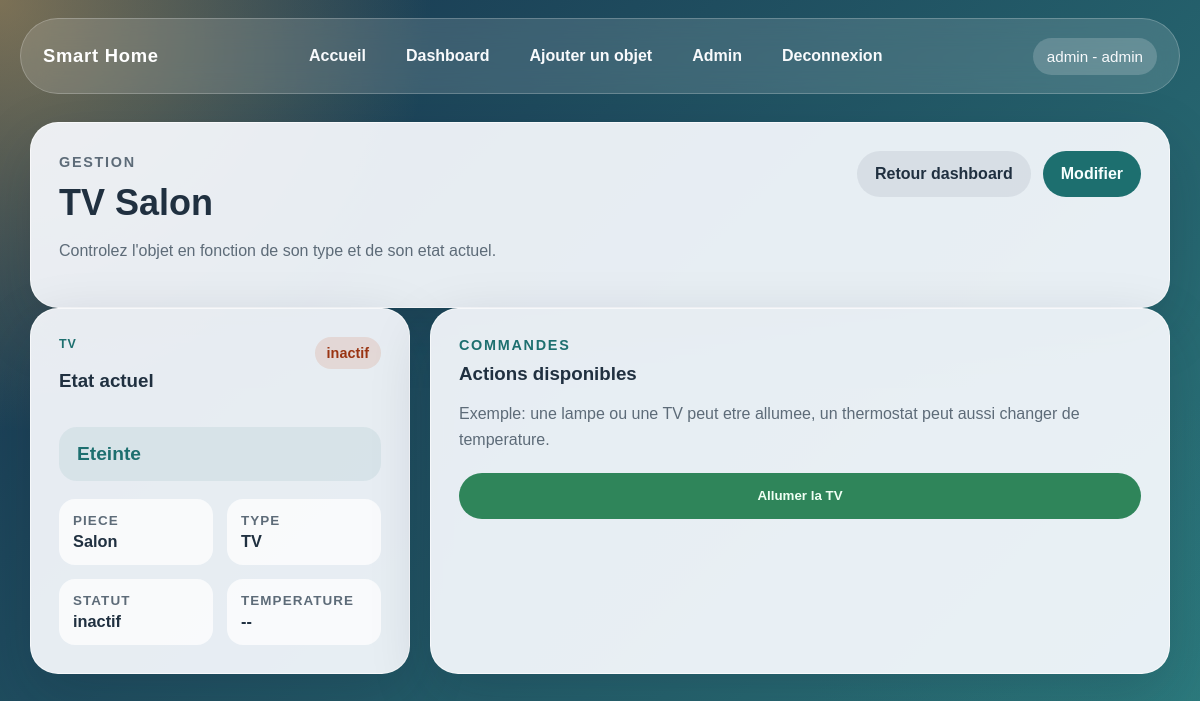
/device/5 (signed in), run on the app's committed database.
### tables this page shows
CREATE TABLE objects (
        id INTEGER PRIMARY KEY AUTOINCREMENT,
        name TEXT NOT NULL,
        type TEXT NOT NULL,
        status TEXT NOT NULL DEFAULT 'actif',
        temperature REAL,
        room TEXT NOT NULL
    );

### app.py (the view, shortened to what this page needs)
@app.route("/object/<int:object_id>", methods=["GET", "POST"])
@app.route("/device/<int:object_id>", methods=["GET", "POST"])
@login_required
def control_object(object_id):
    conn = get_db_connection()
    try:
        object_data = fetch_object_by_id(conn, object_id)
        if not object_data:
            flash("Objet introuvable.", "error")
            return redirect(url_for("dashboard"))
    finally:
        conn.close()
    return render_template(
        "control_object.html",
        object_data=object_data,
        state_label=get_object_state_label(object_data),
        actions=get_object_actions(object_data),
    )

### app.py (called while the page is built, shortened)
def get_db_connection():
    conn = sqlite3.connect(DATABASE)
    conn.row_factory = sqlite3.Row
    return conn

def normalize_text(value):
    normalized = unicodedata.normalize("NFKD", str(value or ""))
    without_accents = "".join(
        char for char in normalized if not unicodedata.combining(char)
    )
    return without_accents.lower().strip()

def normalize_status_value(value):
    token = normalize_text(value)
    if token in {"1", "true", "actif", "on", "active"}:
        return "actif"
    return "inactif"

def type_label(value):
    if not value:
        return "Objet"
    return TYPE_LABELS.get(value, value.replace("_", " ").title())

def serialize_object(row):
    temperature = row["temperature"]
    if temperature in ("", None):
        parsed_temperature = None
    else:
        try:
            parsed_temperature = float(temperature)
        except (TypeError, ValueError):
            parsed_temperature = None
    return {
        "id": row["id"],
        "name": row["name"],
        "type": row["type"],
        "status": normalize_status_value(row["status"]),
        "temperature": parsed_temperature,
        "room": row["room"],
    }

def fetch_object_by_id(conn, object_id):
    row = conn.execute(
        "SELECT * FROM objects WHERE id = ?",
        (object_id,),
    ).fetchone()
    if not row:
        return None
    return serialize_object(row)

def get_object_state_label(object_data):
    object_type = normalize_text(object_data["type"])
    is_active = object_data["status"] == "actif"
    if object_type == "lampe":
        return "Allumee" if is_active else "Eteinte"
    if object_type == "tv":
        return "Allumee" if is_active else "Eteinte"

def get_object_actions(object_data):
    object_type = normalize_text(object_data["type"])
    is_active = object_data["status"] == "actif"
    if object_type == "tv":
        return [
            {
                "value": "turn_off" if is_active else "turn_on",
                "label": "Eteindre la TV" if is_active else "Allumer la TV",
                "class": "btn-danger" if is_active else "btn-success",
            }
        ]

def login_required(view_func):
    @wraps(view_func)
    def wrapped_view(*args, **kwargs):
        if not session.get("user_id"):
            flash("Connectez-vous pour acceder a cette page.", "error")
            return redirect(url_for("login"))
        return view_func(*args, **kwargs)
    return wrapped_view

### templates/control_object.html (shortened to what this page needs)
{% extends "base.html" %}
{% block content %}
<section class="panel section-head">
    <div>
        <p class="eyebrow">Gestion</p>
        <h1>{{ object_data.name }}</h1>
        <p>Controlez l'objet en fonction de son type et de son etat actuel.</p>
    </div>
    <div class="button-row">
        <a href="{{ url_for('dashboard') }}" class="btn btn-ghost">Retour dashboard</a>
        <a href="{{ url_for('edit_object', object_id=object_data.id) }}" class="btn btn-secondary">Modifier</a>
    </div>
</section>
<section class="control-layout">
    <article class="panel control-summary">
        <div class="object-head">
            <div>
                <p class="meta">{{ object_data.type|type_label }}</p>
                <h3>Etat actuel</h3>
            </div>
            <span class="status-badge status-{{ object_data.status }}">{{ object_data.status }}</span>
        </div>
        <div class="state-display">{{ state_label }}</div>
        <dl class="object-details">
            <div>
                <dt>Piece</dt>
                <dd>{{ object_data.room }}</dd>
            </div>
            <div>
                <dt>Type</dt>
                <dd>{{ object_data.type|type_label }}</dd>
            </div>
            <div>
                <dt>Statut</dt>
                <dd>{{ object_data.status }}</dd>
            </div>
            <div>
                <dt>Temperature</dt>
                <dd>
                    {% if object_data.temperature is not none %}
                        {{ "%.1f"|format(object_data.temperature) }} C
                    {% else %}
                        --
                    {% endif %}
                </dd>
            </div>
        </dl>
    </article>
    <article class="panel control-panel">
        <p class="eyebrow">Commandes</p>
        <h3 class="table-title">Actions disponibles</h3>
        <p class="hint">
            Exemple: une lampe ou une TV peut etre allumee,
            un thermostat peut aussi changer de temperature.
        </p>
        <div class="action-grid">
            {% for action in actions %}
                <form method="POST" class="inline-form action-form">
                    <button type="submit" class="btn {{ action.class }}">{{ action.label }}</button>
                </form>
            {% endfor %}
        </div>
    </article>
</section>
{% endblock %}

### static/style.css (style rules this page uses)
:root { --bg-deep: #17324d; --bg-soft: #2d7d7f; --bg-warm: #f6bd60; --card: rgba(249, 251, 255, 0.92); --card-strong: #ffffff; --text: #203040; --muted: #5d6b78; --line: rgba(32, 48, 64, 0.12); --primary: #d97706; --primary-dark: #b45309; --secondary: #1d6f6f; --danger: #c2410c; --success: #2f855a; --shadow: 0 22px 60px rgba(15, 23, 42, 0.18); --radius-lg: 28px; --radius-md: 18px; --radius-sm: 12px; }
* { box-sizing: border-box; }
body { margin: 0; min-height: 100vh; font-family: "Trebuchet MS", "Gill Sans", sans-serif; color: var(--text); background: radial-gradient(circle at top left, rgba(246, 189, 96, 0.45), transparent 30%), radial-gradient(circle at bottom right, rgba(45, 125, 127, 0.35), transparent 28%), linear-gradient(135deg, var(--bg-deep), var(--bg-soft)); }
a { color: inherit; }
.panel { background: var(--card); border: 1px solid rgba(255, 255, 255, 0.65); border-radius: var(--radius-lg); box-shadow: var(--shadow); padding: 28px; }
.hero h1, .section-head h1, .auth-card h1, .form-panel h1 { margin: 0 0 14px; font-size: clamp(2rem, 3vw, 3.2rem); line-height: 1.05; }
.hero p, .section-head p, .auth-card p, .hint, .empty-state { color: var(--muted); line-height: 1.6; }
.eyebrow { margin: 0 0 10px; font-size: 0.9rem; font-weight: 700; text-transform: uppercase; letter-spacing: 0.12em; color: var(--secondary); }
.hero-actions, .button-row, .card-actions { display: flex; flex-wrap: wrap; gap: 12px; }
.btn { display: inline-flex; align-items: center; justify-content: center; min-height: 46px; padding: 0 18px; border: 0; border-radius: 999px; font-weight: 700; text-decoration: none; cursor: pointer; transition: transform 0.2s ease, box-shadow 0.2s ease, background 0.2s ease; }
.btn-secondary { background: var(--secondary); color: #f7fffe; }
.btn-ghost { background: rgba(32, 48, 64, 0.08); color: var(--text); }
.btn-success { background: var(--success); color: #f0fff4; }
.feature-card h3, .object-card h3, .table-title { margin: 0 0 8px; }
.section-head { display: flex; align-items: flex-start; justify-content: space-between; gap: 20px; }
.control-layout { display: grid; grid-template-columns: minmax(280px, 380px) 1fr; gap: 20px; align-items: start; }
.object-head { display: flex; align-items: flex-start; justify-content: space-between; gap: 12px; margin-bottom: 16px; }
.meta { margin: 0 0 6px; color: var(--secondary); font-weight: 700; text-transform: uppercase; letter-spacing: 0.08em; font-size: 0.78rem; }
.status-badge { padding: 8px 12px; border-radius: 999px; font-weight: 700; font-size: 0.9rem; }
.status-inactif { background: rgba(194, 65, 12, 0.12); color: #9a3412; }
.object-details { margin: 0; display: grid; grid-template-columns: 1fr 1fr; gap: 14px; }
.object-details div { padding: 14px; border-radius: 16px; background: rgba(255, 255, 255, 0.74); }
.object-details dt { margin-bottom: 4px; font-size: 0.84rem; font-weight: 700; color: var(--muted); text-transform: uppercase; letter-spacing: 0.08em; }
.object-details dd { margin: 0; font-size: 1.02rem; font-weight: 700; }
.state-display { margin-bottom: 18px; padding: 16px 18px; border-radius: 18px; background: rgba(29, 111, 111, 0.08); color: var(--secondary); font-size: 1.2rem; font-weight: 700; }
.inline-form { margin: 0; }
.control-panel { min-height: 100%; }
.action-grid { display: grid; grid-template-columns: repeat(auto-fit, minmax(170px, 1fr)); gap: 12px; margin-top: 20px; }
.action-form .btn { width: 100%; }

### data on the page
objects: name "TV Salon", type|type_label "TV", status "inactif", room "Salon"

### other printed values
{{ session.get('username') }} "admin"
{{ state_label }} "Eteinte"
{{ action.label }} "Allumer la TV"
